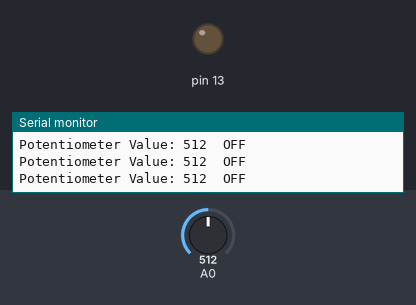
A sketch run on a simulated Arduino Uno, built with avr-gcc and run on an emulated ATmega328P. On the bench: output pins drawn as LEDs (lit = HIGH), the last lines printed to the serial monitor. Inputs (shaded band) come from the test bench; at power-on: A0 = 512.

Above: at 1.2 s.
1.3 s: A0 set to 531
At 2.4 s:
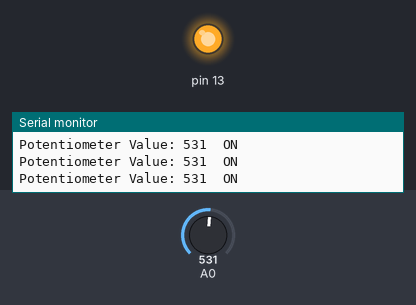
2.8 s: A0 set to 511
At 3.8 s:
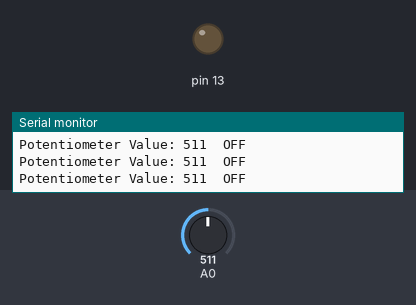
4.3 s: A0 set to 716
At 5.2 s:
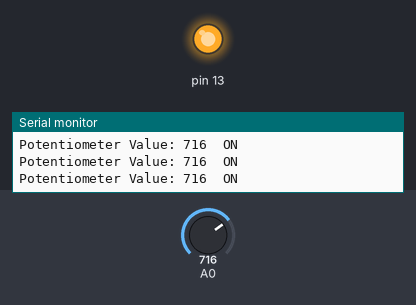
Timing chart, 0 to 7.3 s (numbered marks = the images above; inputs shaded):
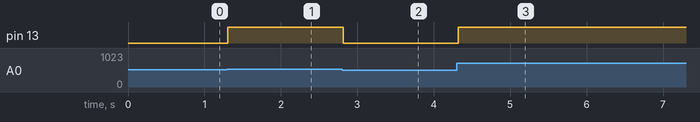

The sketch:

ex04.ino
```cpp
void setup() {
  Serial.begin(9600);
  pinMode(13, OUTPUT);
}

void loop() {
  int potVal = analogRead(A0);
  Serial.print("Potentiometer Value: ");
  Serial.print(potVal);


  if (potVal > 512) {

    digitalWrite(13, HIGH);
    Serial.println("  ON");
  } else {
    digitalWrite(13, LOW);
    Serial.println("  OFF");
  }

  delay(100);
}
```

Measured:
- the behaviour switches between 512 and 513 on A0 (found by bisection; images 0 and 1)
- after the input at 1.3 s, pin 13: LOW → HIGH at once
- after the input at 2.8 s, pin 13: HIGH → LOW at once
- after the input at 4.3 s, pin 13: LOW → HIGH at once
